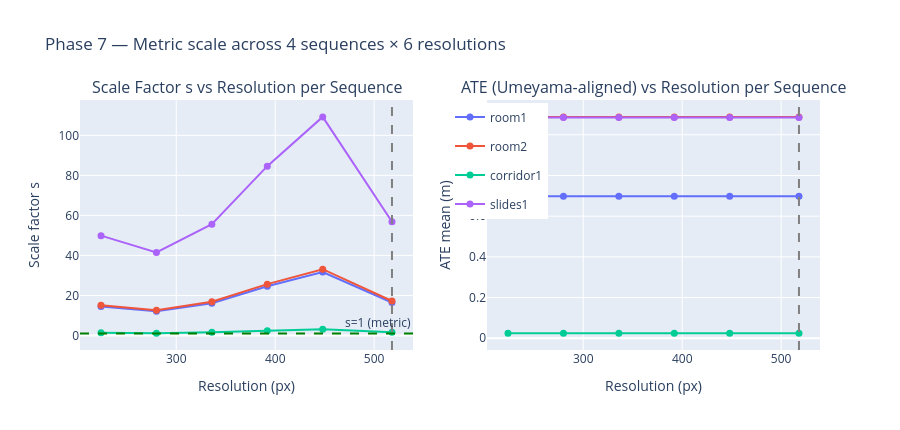

The notebook cell this image was saved under:
### Code cell
fig = make_subplots(
    rows=1, cols=2,
    subplot_titles=("Scale Factor s vs Resolution per Sequence",
                    "ATE (Umeyama-aligned) vs Resolution per Sequence"),
)

for i, seq in enumerate(SEQUENCES):
    sub = df_scale[df_scale["sequence"] == seq].sort_values("resolution")
    fig.add_trace(go.Scatter(
        x=sub["resolution"], y=sub["scale_factor"],
        mode="lines+markers", name=seq,
        line=dict(color=colors[i], width=2), marker=dict(size=7),
        legendgroup=seq,
    ), row=1, col=1)
    fig.add_trace(go.Scatter(
        x=sub["resolution"], y=sub["ate_scaled"],
        mode="lines+markers", name=seq,
        line=dict(color=colors[i], width=2), marker=dict(size=7),
        legendgroup=seq, showlegend=False,
    ), row=1, col=2)

fig.add_hline(y=1.0, line_dash="dash", line_color="green",
              annotation_text="s=1 (metric)", row=1, col=1)
for col in [1, 2]:
    fig.add_vline(x=518, line_dash="dash", line_color="grey", row=1, col=col)

fig.update_xaxes(title_text="Resolution (px)")
fig.update_yaxes(title_text="Scale factor s",  row=1, col=1)
fig.update_yaxes(title_text="ATE mean (m)",    row=1, col=2)
fig.update_layout(
    height=430,
    title_text="Phase 7 — Metric scale across 4 sequences × 6 resolutions",
    legend=dict(x=0.5, y=0.99),
)
fig.show()

### Figure 1 — Plotly figure (JSON) as saved in the notebook; plotly's stock layout.template omitted (floating-point values rounded to 4 significant figures)
{"data": [{"legendgroup": "room1", "line": {"color": "#636EFA", "width": 2}, "marker": {"size": 7}, "mode": "lines+markers", "name": "room1", "type": "scatter", "x": [224, 280, 336, 392, 448, 518], "xaxis": "x", "y": [14.47, 12.04, 16.14, 24.55, 31.69, 16.48], "yaxis": "y"}, {"legendgroup": "room1", "line": {"color": "#636EFA", "width": 2}, "marker": {"size": 7}, "mode": "lines+markers", "name": "room1", "showlegend": false, "type": "scatter", "x": [224, 280, 336, 392, 448, 518], "xaxis": "x2", "y": [0.6974, 0.6974, 0.6974, 0.6974, 0.6974, 0.6974], "yaxis": "y2"}, {"legendgroup": "room2", "line": {"color": "#EF553B", "width": 2}, "marker": {"size": 7}, "mode": "lines+markers", "name": "room2", "type": "scatter", "x": [224, 280, 336, 392, 448, 518], "xaxis": "x", "y": [15.12, 12.58, 16.86, 25.65, 33.11, 17.22], "yaxis": "y"}, {"legendgroup": "room2", "line": {"color": "#EF553B", "width": 2}, "marker": {"size": 7}, "mode": "lines+markers", "name": "room2", "showlegend": false, "type": "scatter", "x": [224, 280, 336, 392, 448, 518], "xaxis": "x2", "y": [1.088, 1.088, 1.088, 1.088, 1.088, 1.088], "yaxis": "y2"}, {"legendgroup": "corridor1", "line": {"color": "#00CC96", "width": 2}, "marker": {"size": 7}, "mode": "lines+markers", "name": "corridor1", "type": "scatter", "x": [224, 280, 336, 392, 448, 518], "xaxis": "x", "y": [1.4, 1.165, 1.561, 2.375, 3.066, 1.595], "yaxis": "y"}, {"legendgroup": "corridor1", "line": {"color": "#00CC96", "width": 2}, "marker": {"size": 7}, "mode": "lines+markers", "name": "corridor1", "showlegend": false, "type": "scatter", "x": [224, 280, 336, 392, 448, 518], "xaxis": "x2", "y": [0.0252, 0.0252, 0.0252, 0.0252, 0.0252, 0.0252], "yaxis": "y2"}, {"legendgroup": "slides1", "line": {"color": "#AB63FA", "width": 2}, "marker": {"size": 7}, "mode": "lines+markers", "name": "slides1", "type": "scatter", "x": [224, 280, 336, 392, 448, 518], "xaxis": "x", "y": [49.87, 41.5, 55.62, 84.62, 109.2, 56.82], "yaxis": "y"}, {"legendgroup": "slides1", "line": {"color": "#AB63FA", "width": 2}, "marker": {"size": 7}, "mode": "lines+markers", "name": "slides1", "showlegend": false, "type": "scatter", "x": [224, 280, 336, 392, 448, 518], "xaxis": "x2", "y": [1.085, 1.085, 1.085, 1.085, 1.085, 1.085], "yaxis": "y2"}], "layout": {"annotations": [{"font": {"size": 16}, "showarrow": false, "text": "Scale Factor s vs Resolution per Sequence", "x": 0.225, "xanchor": "center", "xref": "paper", "y": 1.0, "yanchor": "bottom", "yref": "paper"}, {"font": {"size": 16}, "showarrow": false, "text": "ATE (Umeyama-aligned) vs Resolution per Sequence", "x": 0.775, "xanchor": "center", "xref": "paper", "y": 1.0, "yanchor": "bottom", "yref": "paper"}, {"showarrow": false, "text": "s=1 (metric)", "x": 1, "xanchor": "right", "xref": "x domain", "y": 1.0, "yanchor": "bottom", "yref": "y"}], "height": 430, "legend": {"x": 0.5, "y": 0.99}, "shapes": [{"line": {"color": "green", "dash": "dash"}, "type": "line", "x0": 0, "x1": 1, "xref": "x domain", "y0": 1.0, "y1": 1.0, "yref": "y"}, {"line": {"color": "grey", "dash": "dash"}, "type": "line", "x0": 518, "x1": 518, "xref": "x", "y0": 0, "y1": 1, "yref": "y domain"}, {"line": {"color": "grey", "dash": "dash"}, "type": "line", "x0": 518, "x1": 518, "xref": "x2", "y0": 0, "y1": 1, "yref": "y2 domain"}], "title": {"text": "Phase 7 — Metric scale across 4 sequences × 6 resolutions"}, "xaxis": {"anchor": "y", "domain": [0.0, 0.45], "title": {"text": "Resolution (px)"}}, "xaxis2": {"anchor": "y2", "domain": [0.55, 1.0], "title": {"text": "Resolution (px)"}}, "yaxis": {"anchor": "x", "domain": [0.0, 1.0], "title": {"text": "Scale factor s"}}, "yaxis2": {"anchor": "x2", "domain": [0.0, 1.0], "title": {"text": "ATE mean (m)"}}}}
